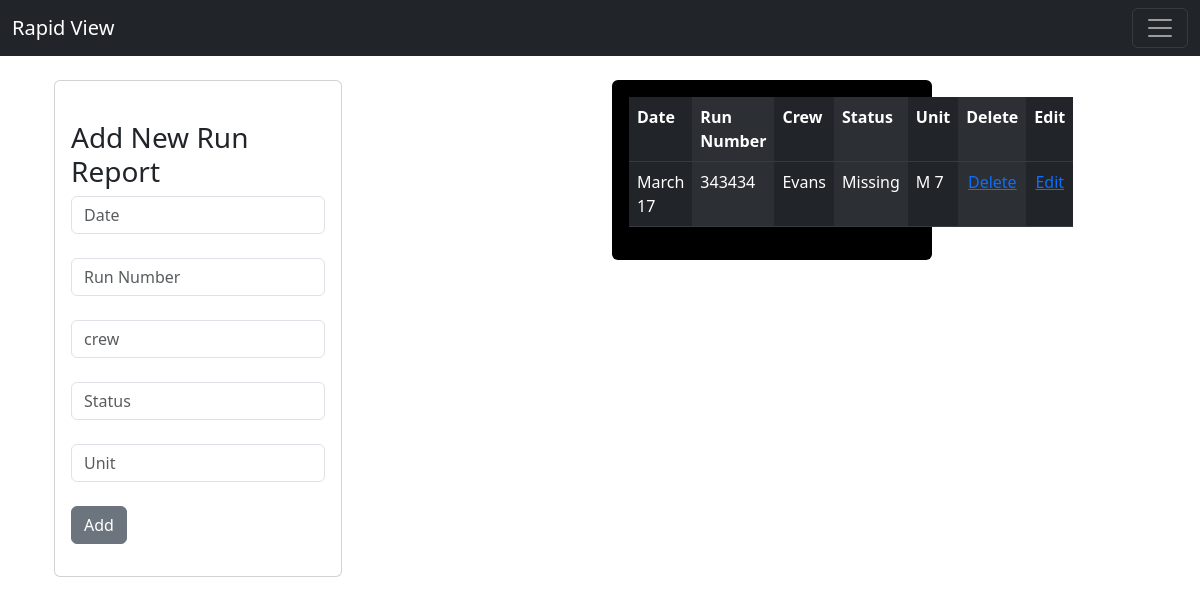
The page /reports on the database as committed earlier.
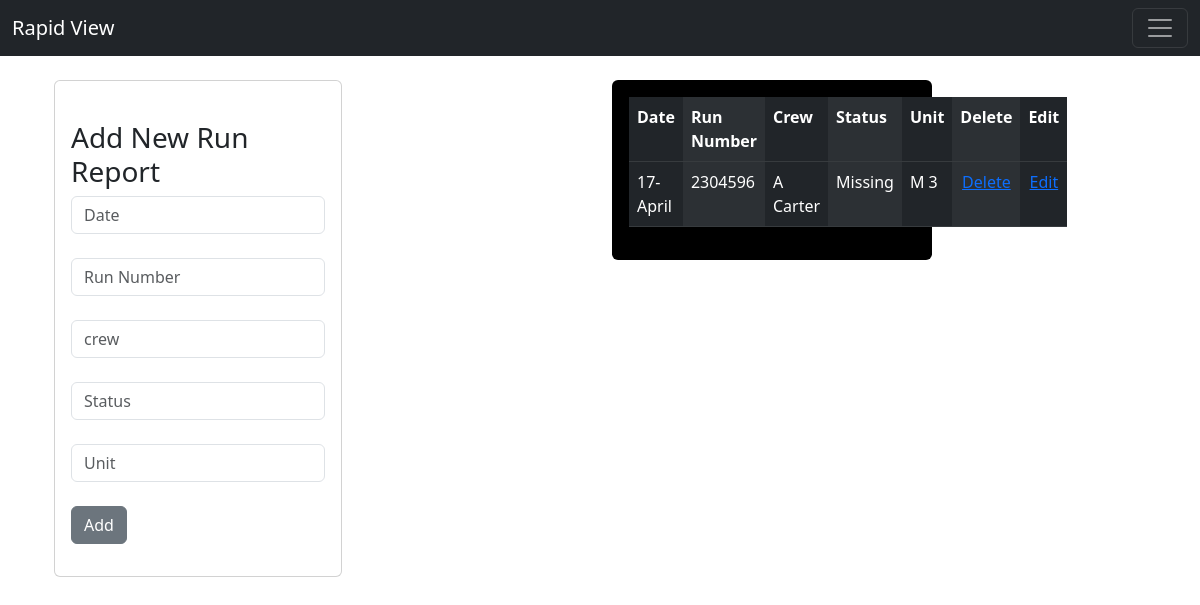
The same page on the database as committed later.
### inspection/models.py (models this page shows, shortened)
class Reports(models.Model):
	date= models.CharField(max_length=50)
	number= models.IntegerField()
	crew= models.CharField(max_length=50)
	status= models.CharField(max_length=50)
	unit= models.IntegerField()

### inspection/views.py (the view)
# urls.py: path('reports', views.reports, name="reports"),
def reports(request):
	if request.method=='POST':
		form= ReportsForm(request.POST or None)
		if form.is_valid():
			form.save()
			reports = Reports.objects.all
			messages.success(request, ('Report Has Been Added'))
			return render(request, 'reports.html',{'reports': reports})
	else:
		reports = Reports.objects.all
		return render(request, 'reports.html',{'reports': reports})

### inspection/templates/reports.html (shortened to what this page needs)
{% extends 'base.html' %}
{% block content %}
<div class="container">
   	<div class="row">
      	<div class="col-lg-6 mb-3">
			<div class="card" style="width: 18rem;">
			  <div class="card-body">
					<br/>
					<form method="POST">
						<h3>Add New Run Report</h3>
						<div class="row g-4 align-items-center">
					  		<div class="col-auto">
					    		<input type="text" placeholder="Date" class="form-control" name= "date">
					    		<br/>
					    		<input type="text" placeholder="Run Number" class="form-control" name= "number">
					  			<br/>
					    		<input type="text" placeholder="crew" class="form-control" name= "crew">
					  			<br/>
					    		<input type="text" placeholder="Status" class="form-control" name= "status">
					  			<br/>
					    		<input type="text" placeholder="Unit" class="form-control" name= "unit">
					    		<br/>
					    		<button type="submit" class="btn btn-secondary mb-3">Add</button>
					  		</div>
						</div>
					</form>
				</div>
			</div>
		</div>
      	<div class="col-lg-6 mb-3">
			<div class="card" style="width: 20rem;background: black;">
				<div class="card-body">
				<table class="table table-dark table-striped-columns">
				<tr>
		    		<th>Date</th>
		    		<th>Run Number</th>
		    		<th>Crew</th>
		    		<th>Status</th>
		    		<th>Unit</th>
		    		<th>Delete</th>
		    		<th>Edit</th>
		  		</tr>
				  {%for report in reports %}
				<tr>
						<td>{{report.date}}</td>
						<td>{{report.number}}</td>
						<td>{{report.crew}}</td>
						<td>{{report.status}}</td>
						<td>M {{report.unit}}</td>
						<td><center><a href= "{% url 'delete' report.id %}">Delete</a></center></td>
						<td><center><a href= "{% url 'edit' report.id %}">Edit</a></center></td>
				</tr>
				{%endfor%}
				</table>
				</div>
			</div>
		</div>
	</div>
</div>
{% endblock %}

### inspection/templates/base.html (shortened to what this page needs)
<!doctype html>
<html lang="en">
  <head>
    <link href="https://cdn.jsdelivr.net/npm/bootstrap@5.3.0-alpha1/dist/css/bootstrap.min.css" rel="stylesheet">
  </head>
  <body>
  	<nav class="navbar bg-dark" data-bs-theme="dark"navbar-expand-lg bg-body-tertiary>
  <div class="container-fluid">
    <a class="navbar-brand" href="{% url 'home' %}">Rapid View</a>
    <button class="navbar-toggler" type="button" data-bs-toggle="collapse" data-bs-target="#navbarSupportedContent" aria-controls="navbarSupportedContent" aria-expanded="false" aria-label="Toggle navigation">
      <span class="navbar-toggler-icon"></span>
    </button>
  </div>
</nav>
  	<br/>
  	<div class = "container">
  	{% block content %}
	{% endblock %}
	</div>
  </body>
</html>

Rows that differ between the two databases and show on the page:
removed Reports: date "March 17", number "343434", crew "Evans", status "Missing", unit "7"
added Reports: date "17-April", number "2304596", crew "A Carter", status "Missing", unit "3"
